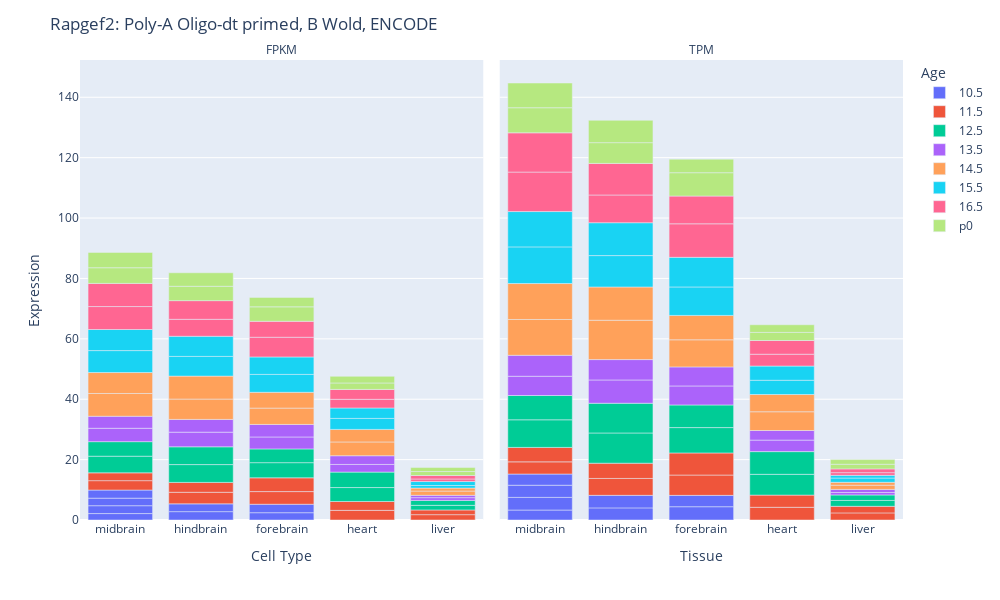
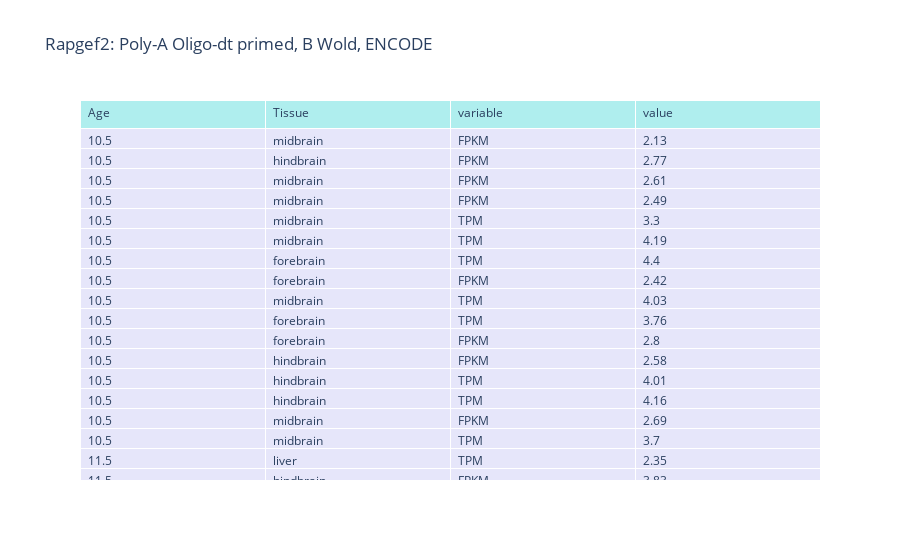

The notebook cell these images were saved under, in order:
### Code cell
import plotly.express as px
import plotly.graph_objects as go
fig = px.bar(df1, x="Tissue", y="value", color = "Age", 
                    facet_col = "variable",
             #facet_wrap = 4,
                    width=1000, height=600,
                    #hover_name = "cluster_label",
                    #hover_data = ["higher_cluster", "Cell_Type", "Expression"]
                    )
for a in fig.layout.annotations:
    a.text = a.text.split("=")[1]
fig.update_yaxes(title_text='')
fig.update_layout(
    title="Rapgef2: Poly-A Oligo-dt primed, B Wold, ENCODE",
    xaxis_title="Cell Type",
    yaxis_title="Expression",
xaxis={'categoryorder':'total descending'})

#fig.update_layout(barmode='stack', xaxis={'categoryorder':'category ascending'})


fig.show()

            ## print table
fig2 = go.Figure(data=[go.Table(
    header=dict(values=list(df1.columns),
                fill_color='paleturquoise',
                align='left'),
    cells=dict(values=[df1.Age,df1.Tissue, df1.variable, df1.value],
               fill_color='lavender',
               align='left'))
])


fig2.update_layout(title="Rapgef2: Poly-A Oligo-dt primed, B Wold, ENCODE")
fig2.show()

### Figure 1 — Plotly figure (JSON) as saved in the notebook; plotly's stock layout.template omitted (floating-point values rounded to 4 significant figures)
{"data": [{"alignmentgroup": "True", "hovertemplate": "Age=10.5<br>variable=FPKM<br>Tissue=%{x}<br>value=%{y}<extra></extra>", "legendgroup": "10.5", "marker": {"color": "#636efa"}, "name": "10.5", "offsetgroup": "10.5", "orientation": "v", "showlegend": true, "textposition": "auto", "type": "bar", "x": ["midbrain", "hindbrain", "midbrain", "midbrain", "forebrain", "forebrain", "hindbrain", "midbrain"], "xaxis": "x", "y": [2.13, 2.77, 2.61, 2.49, 2.42, 2.8, 2.58, 2.69], "yaxis": "y"}, {"alignmentgroup": "True", "hovertemplate": "Age=10.5<br>variable=TPM<br>Tissue=%{x}<br>value=%{y}<extra></extra>", "legendgroup": "10.5", "marker": {"color": "#636efa"}, "name": "10.5", "offsetgroup": "10.5", "orientation": "v", "showlegend": false, "textposition": "auto", "type": "bar", "x": ["midbrain", "midbrain", "forebrain", "midbrain", "forebrain", "hindbrain", "hindbrain", "midbrain"], "xaxis": "x2", "y": [3.3, 4.19, 4.4, 4.03, 3.76, 4.01, 4.16, 3.7], "yaxis": "y2"}, {"alignmentgroup": "True", "hovertemplate": "Age=11.5<br>variable=FPKM<br>Tissue=%{x}<br>value=%{y}<extra></extra>", "legendgroup": "11.5", "marker": {"color": "#EF553B"}, "name": "11.5", "offsetgroup": "11.5", "orientation": "v", "showlegend": true, "textposition": "auto", "type": "bar", "x": ["hindbrain", "forebrain", "midbrain", "heart", "liver", "hindbrain", "forebrain", "liver", "heart", "midbrain"], "xaxis": "x", "y": [3.83, 4.19, 3.11, 3.19, 1.77, 3.27, 4.56, 1.56, 2.94, 2.59], "yaxis": "y"}, {"alignmentgroup": "True", "hovertemplate": "Age=11.5<br>variable=TPM<br>Tissue=%{x}<br>value=%{y}<extra></extra>", "legendgroup": "11.5", "marker": {"color": "#EF553B"}, "name": "11.5", "offsetgroup": "11.5", "orientation": "v", "showlegend": false, "textposition": "auto", "type": "bar", "x": ["liver", "hindbrain", "forebrain", "midbrain", "hindbrain", "liver", "midbrain", "forebrain", "heart", "heart"], "xaxis": "x2", "y": [2.35, 5.59, 6.73, 4.04, 5.05, 2.18, 4.78, 7.32, 4.21, 4.03], "yaxis": "y2"}, {"alignmentgroup": "True", "hovertemplate": "Age=12.5<br>variable=FPKM<br>Tissue=%{x}<br>value=%{y}<extra></extra>", "legendgroup": "12.5", "marker": {"color": "#00cc96"}, "name": "12.5", "offsetgroup": "12.5", "orientation": "v", "showlegend": true, "textposition": "auto", "type": "bar", "x": ["midbrain", "hindbrain", "midbrain", "forebrain", "forebrain", "liver", "hindbrain", "heart", "heart", "liver"], "xaxis": "x", "y": [5.51, 5.9, 4.82, 5.02, 4.55, 1.53, 5.89, 4.62, 5.11, 1.63], "yaxis": "y"}, {"alignmentgroup": "True", "hovertemplate": "Age=12.5<br>variable=TPM<br>Tissue=%{x}<br>value=%{y}<extra></extra>", "legendgroup": "12.5", "marker": {"color": "#00cc96"}, "name": "12.5", "offsetgroup": "12.5", "orientation": "v", "showlegend": false, "textposition": "auto", "type": "bar", "x": ["heart", "liver", "hindbrain", "midbrain", "midbrain", "heart", "forebrain", "liver", "forebrain", "hindbrain"], "xaxis": "x2", "y": [6.89, 1.95, 10.01, 9.15, 8.04, 7.52, 8.4, 1.82, 7.49, 9.85], "yaxis": "y2"}, {"alignmentgroup": "True", "hovertemplate": "Age=13.5<br>variable=FPKM<br>Tissue=%{x}<br>value=%{y}<extra></extra>", "legendgroup": "13.5", "marker": {"color": "#ab63fa"}, "name": "13.5", "offsetgroup": "13.5", "orientation": "v", "showlegend": true, "textposition": "auto", "type": "bar", "x": ["hindbrain", "forebrain", "midbrain", "hindbrain", "midbrain", "forebrain", "heart", "liver", "liver", "heart"], "xaxis": "x", "y": [4.85, 3.96, 4.43, 4.22, 3.98, 4.15, 2.54, 0.91, 0.77, 2.89], "yaxis": "y"}, {"alignmentgroup": "True", "hovertemplate": "Age=13.5<br>variable=TPM<br>Tissue=%{x}<br>value=%{y}<extra></extra>", "legendgroup": "13.5", "marker": {"color": "#ab63fa"}, "name": "13.5", "offsetgroup": "13.5", "orientation": "v", "showlegend": false, "textposition": "auto", "type": "bar", "x": ["liver", "forebrain", "heart", "forebrain", "heart", "midbrain", "liver", "midbrain", "hindbrain", "hindbrain"], "xaxis": "x2", "y": [0.81, 6.3, 3.81, 6.3, 3.18, 6.38, 1.02, 6.94, 7.71, 6.75], "yaxis": "y2"}, {"alignmentgroup": "True", "hovertemplate": "Age=14.5<br>variable=FPKM<br>Tissue=%{x}<br>value=%{y}<extra></extra>", "legendgroup": "14.5", "marker": {"color": "#FFA15A"}, "name": "14.5", "offsetgroup": "14.5", "orientation": "v", "showlegend": true, "textposition": "auto", "type": "bar", "x": ["liver", "midbrain", "liver", "hindbrain", "forebrain", "midbrain", "heart", "heart", "forebrain", "hindbrain"], "xaxis": "x", "y": [1.41, 7.54, 0.99, 6.74, 5.41, 6.94, 4.56, 4.15, 5.23, 7.6], "yaxis": "y"}, {"alignmentgroup": "True", "hovertemplate": "Age=14.5<br>variable=TPM<br>Tissue=%{x}<br>value=%{y}<extra></extra>", "legendgroup": "14.5", "marker": {"color": "#FFA15A"}, "name": "14.5", "offsetgroup": "14.5", "orientation": "v", "showlegend": false, "textposition": "auto", "type": "bar", "x": ["hindbrain", "forebrain", "heart", "midbrain", "hindbrain", "liver", "midbrain", "heart", "liver", "forebrain"], "xaxis": "x2", "y": [13.03, 8.98, 6.21, 11.86, 11.01, 1.4, 11.91, 5.71, 0.95, 8.07], "yaxis": "y2"}, {"alignmentgroup": "True", "hovertemplate": "Age=15.5<br>variable=FPKM<br>Tissue=%{x}<br>value=%{y}<extra></extra>", "legendgroup": "15.5", "marker": {"color": "#19d3f3"}, "name": "15.5", "offsetgroup": "15.5", "orientation": "v", "showlegend": true, "textposition": "auto", "type": "bar", "x": ["hindbrain", "midbrain", "heart", "liver", "forebrain", "liver", "midbrain", "forebrain", "hindbrain", "heart"], "xaxis": "x", "y": [6.53, 7.27, 3.65, 0.86, 5.93, 1.31, 6.98, 5.78, 6.67, 3.45], "yaxis": "y"}, {"alignmentgroup": "True", "hovertemplate": "Age=15.5<br>variable=TPM<br>Tissue=%{x}<br>value=%{y}<extra></extra>", "legendgroup": "15.5", "marker": {"color": "#19d3f3"}, "name": "15.5", "offsetgroup": "15.5", "orientation": "v", "showlegend": false, "textposition": "auto", "type": "bar", "x": ["heart", "forebrain", "midbrain", "liver", "liver", "hindbrain", "hindbrain", "midbrain", "heart", "forebrain"], "xaxis": "x2", "y": [4.72, 9.43, 12.13, 1.41, 0.9, 10.4, 10.89, 11.7, 4.71, 9.81], "yaxis": "y2"}, {"alignmentgroup": "True", "hovertemplate": "Age=16.5<br>variable=FPKM<br>Tissue=%{x}<br>value=%{y}<extra></extra>", "legendgroup": "16.5", "marker": {"color": "#FF6692"}, "name": "16.5", "offsetgroup": "16.5", "orientation": "v", "showlegend": true, "textposition": "auto", "type": "bar", "x": ["heart", "hindbrain", "midbrain", "liver", "liver", "heart", "hindbrain", "forebrain", "midbrain", "forebrain"], "xaxis": "x", "y": [2.87, 5.62, 7.6, 0.85, 1.15, 3.27, 6.18, 6.52, 7.66, 5.28], "yaxis": "y"}, {"alignmentgroup": "True", "hovertemplate": "Age=16.5<br>variable=TPM<br>Tissue=%{x}<br>value=%{y}<extra></extra>", "legendgroup": "16.5", "marker": {"color": "#FF6692"}, "name": "16.5", "offsetgroup": "16.5", "orientation": "v", "showlegend": false, "textposition": "auto", "type": "bar", "x": ["hindbrain", "heart", "liver", "forebrain", "midbrain", "midbrain", "forebrain", "liver", "heart", "hindbrain"], "xaxis": "x2", "y": [9.18, 3.91, 0.9, 11.11, 13.08, 13, 9.19, 1.24, 4.55, 10.45], "yaxis": "y2"}, {"alignmentgroup": "True", "hovertemplate": "Age=p0<br>variable=FPKM<br>Tissue=%{x}<br>value=%{y}<extra></extra>", "legendgroup": "p0", "marker": {"color": "#B6E880"}, "name": "p0", "offsetgroup": "p0", "orientation": "v", "showlegend": true, "textposition": "auto", "type": "bar", "x": ["liver", "forebrain", "heart", "midbrain", "forebrain", "hindbrain", "liver", "heart", "hindbrain", "midbrain"], "xaxis": "x", "y": [1.31, 4.8, 2.14, 5.2, 3.12, 4.76, 1.32, 2.21, 4.47, 5.07], "yaxis": "y"}, {"alignmentgroup": "True", "hovertemplate": "Age=p0<br>variable=TPM<br>Tissue=%{x}<br>value=%{y}<extra></extra>", "legendgroup": "p0", "marker": {"color": "#B6E880"}, "name": "p0", "offsetgroup": "p0", "orientation": "v", "showlegend": false, "textposition": "auto", "type": "bar", "x": ["forebrain", "liver", "hindbrain", "heart", "heart", "midbrain", "liver", "forebrain", "midbrain", "hindbrain"], "xaxis": "x2", "y": [7.73, 1.53, 6.88, 2.68, 2.53, 8.31, 1.55, 4.49, 8.19, 7.41], "yaxis": "y2"}], "layout": {"annotations": [{"font": {}, "showarrow": false, "text": "FPKM", "x": 0.245, "xanchor": "center", "xref": "paper", "y": 1, "yanchor": "bottom", "yref": "paper"}, {"font": {}, "showarrow": false, "text": "TPM", "x": 0.755, "xanchor": "center", "xref": "paper", "y": 1, "yanchor": "bottom", "yref": "paper"}], "barmode": "relative", "height": 600, "legend": {"title": {"text": "Age"}, "tracegroupgap": 0}, "margin": {"t": 60}, "title": {"text": "Rapgef2: Poly-A Oligo-dt primed, B Wold, ENCODE"}, "width": 1000, "xaxis": {"anchor": "y", "categoryorder": "total descending", "domain": [0, 0.49], "title": {"text": "Cell Type"}}, "xaxis2": {"anchor": "y2", "domain": [0.51, 1], "matches": "x", "title": {"text": "Tissue"}}, "yaxis": {"anchor": "x", "domain": [0, 1], "title": {"text": "Expression"}}, "yaxis2": {"anchor": "x2", "domain": [0, 1], "matches": "y", "showticklabels": false, "title": {"text": ""}}}}

### Figure 2 — Plotly figure (JSON) as saved in the notebook; plotly's stock layout.template omitted (floating-point values rounded to 4 significant figures; data arrays with more than 128 entries replaced by an {"elided": "..."} marker saying what was removed)
{"data": [{"cells": {"align": "left", "fill": {"color": "lavender"}, "values": {"elided": "4x156 mixed values"}}, "header": {"align": "left", "fill": {"color": "paleturquoise"}, "values": ["Age", "Tissue", "variable", "value"]}, "type": "table"}], "layout": {"title": {"text": "Rapgef2: Poly-A Oligo-dt primed, B Wold, ENCODE"}}}
